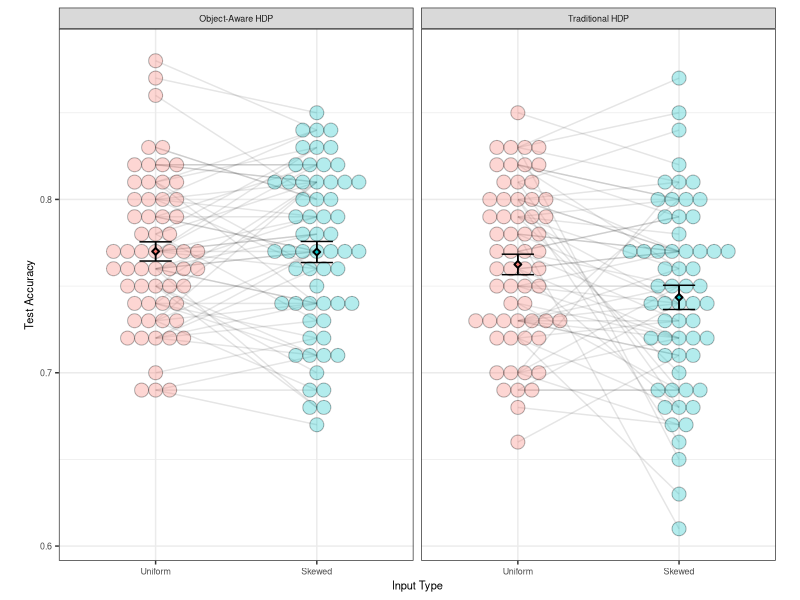
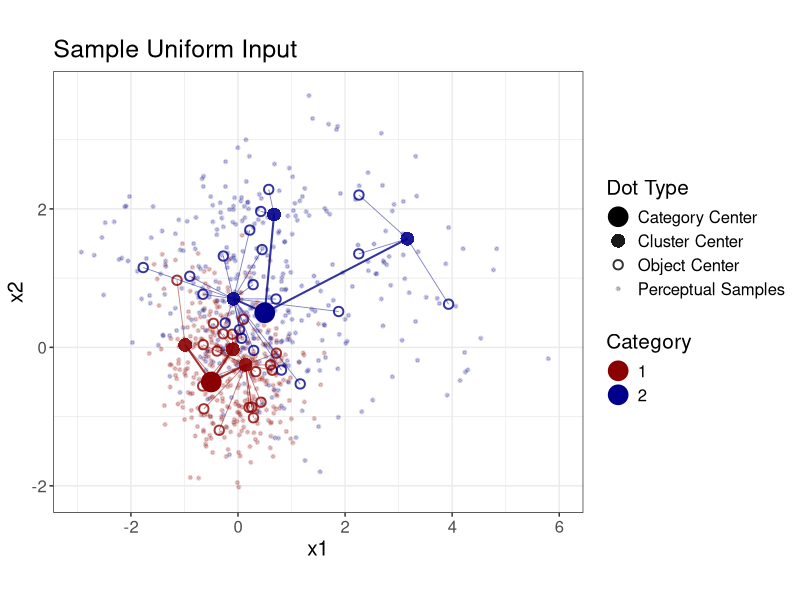
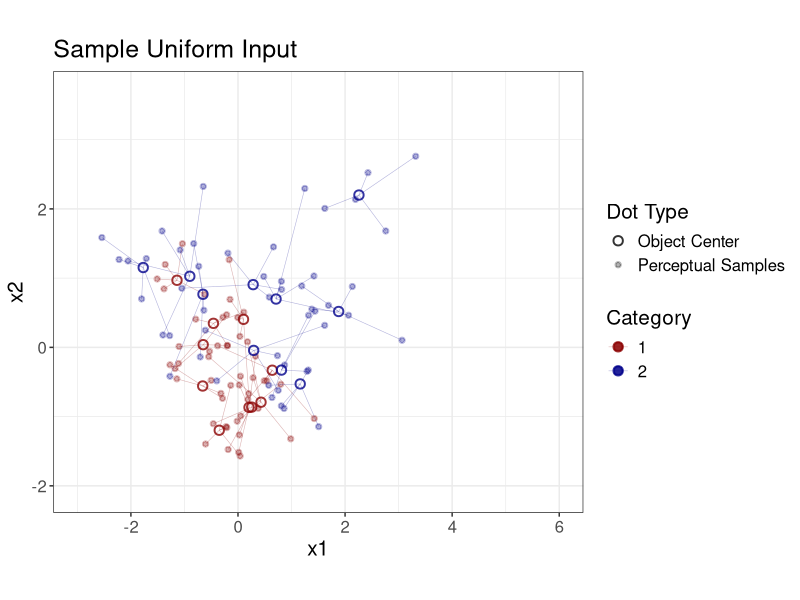
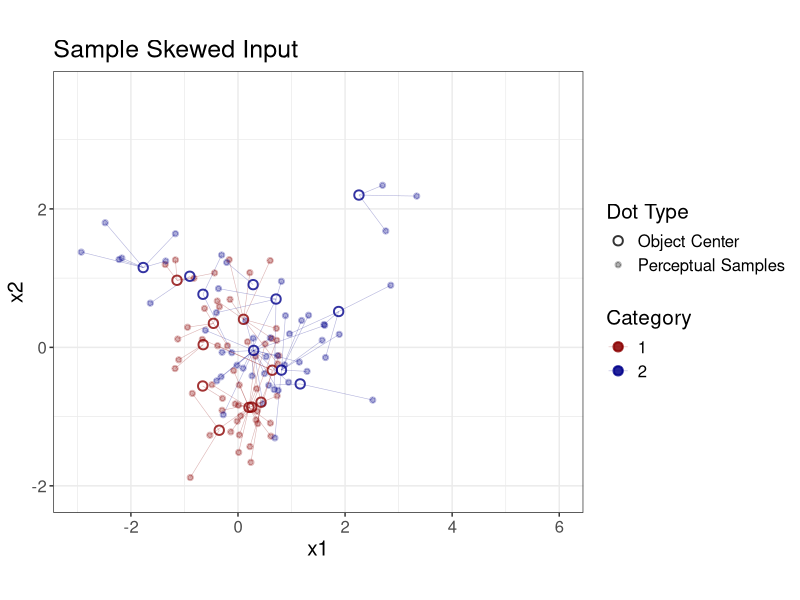
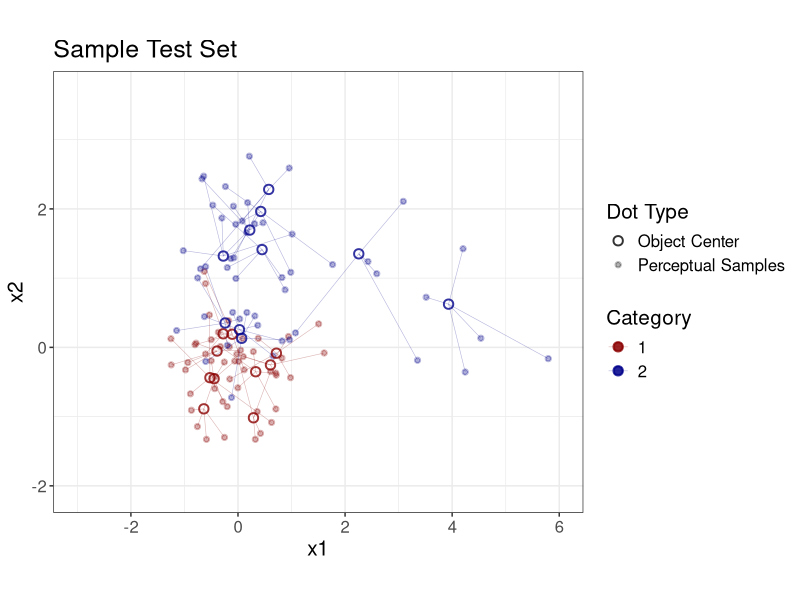
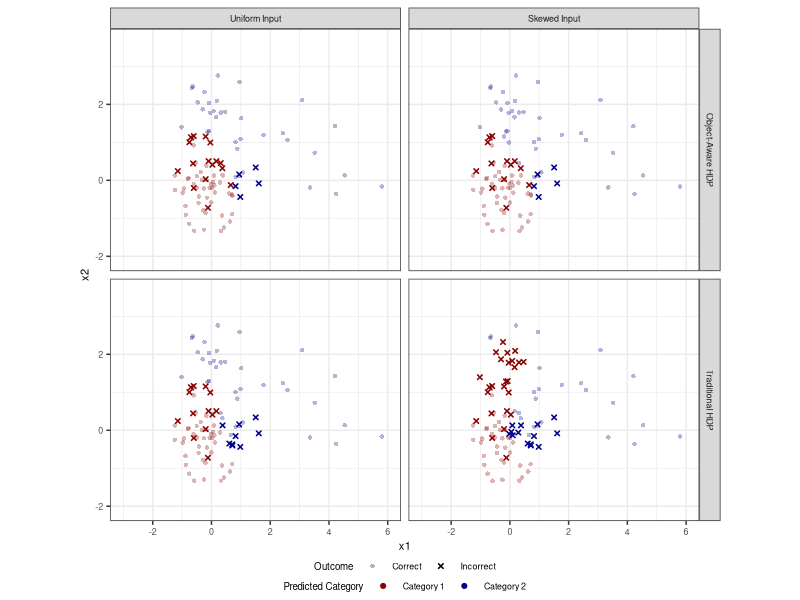
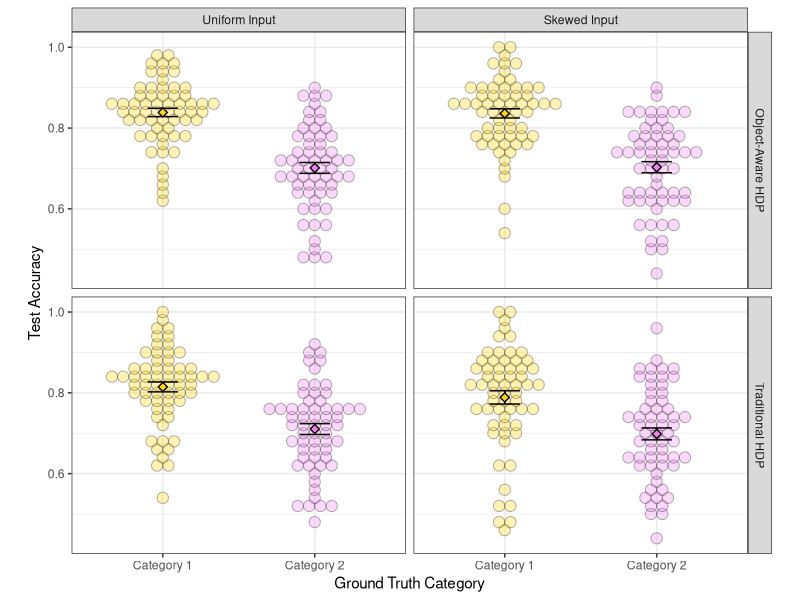
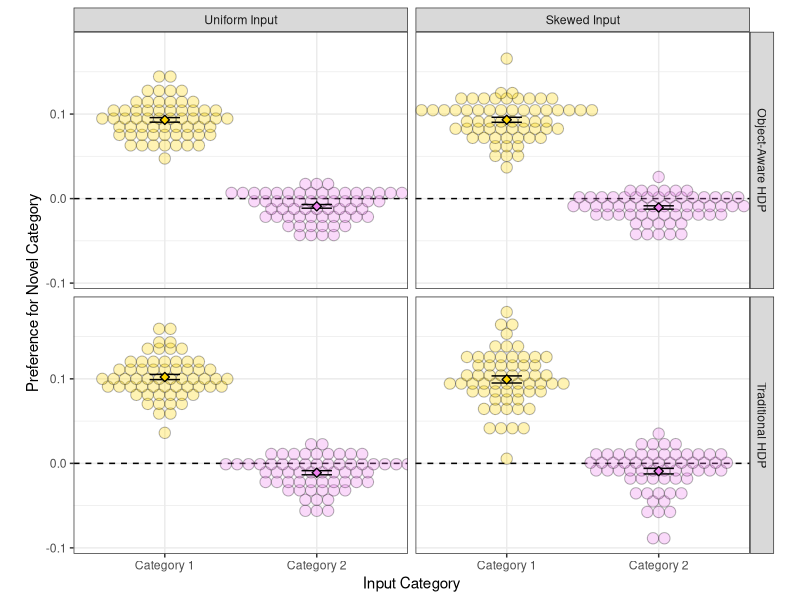

These charts were generated, in order, by the following R code:
## ---- chunk 1
library(lmerTest)
library(tidyverse)
## ---- chunk 2
results <- read.csv("data/results_all.csv")
results$correct <- results$correct == "true" 

subj.acc <- results %>% group_by(split, model, training_type) %>% 
  summarise(acc=mean(correct))
## ---- chunk 3
subj.acc %>% 
  mutate(model=recode(model, obj="Object-Aware HDP", trad="Traditional HDP"),
         training_type=factor(str_to_title(training_type), levels=c("Uniform", "Skewed"))) %>% 
ggplot(aes(x=training_type, y=acc)) +
  geom_line(aes(group=split), alpha=0.1) +
  geom_dotplot(aes(fill=training_type), binaxis = "y", alpha=0.3,
               stackdir = "center", dotsize = 0.9, show.legend = F) +
  stat_summary(geom = 'errorbar', fun.data=mean_se, linewidth=0.5,
               show.legend = F, width=0.2) +
  stat_summary(aes(fill=training_type), geom = 'pointrange', size=0.3,
               fun.data=mean_se, shape=23, show.legend = F) +
  facet_wrap(~ model) +
  theme_bw() + xlab("Input Type") + ylab("Test Accuracy") +
  theme(aspect.ratio = 1.5/1, text=element_text(size=8))
ggsave("figures/acc.png")
## ---- chunk 4
acc.model.traintype.glmer <- 
  glmer(correct ~ model * training_type + (1|split) + (1|test_idx),
        data = results, family = "binomial")
summary(acc.model.traintype.glmer)

acc.model.traintype.lmer <- 
  lmer(acc ~ model * training_type + (1|split), data = subj.acc)
summary(acc.model.traintype.lmer)
## ---- chunk 5
ground_truths <- rbind(read.csv("data/category1.csv"), read.csv("data/category2.csv"))
ground_truths_categories <- data.frame(
  category_id = c(1,2), category_m0_x1 = c(-0.5,0.5), category_m0_x2 = c(-0.5,0.5) 
)
ground_truths_clusters <- ground_truths %>% 
  select(starts_with("cluster"), category_id) %>% distinct() %>% 
  mutate(category_m0_x1 = ifelse(category_id==1, -0.5, 0.5),
         category_m0_x2 = ifelse(category_id==1, -0.5, 0.5))
ground_truths_objects <- ground_truths %>% 
  select(starts_with("object"), cluster_mu_x1, cluster_mu_x2, 
         cluster_id, category_id) %>% distinct()

ggplot(ground_truths, aes(x=percept_x1, y=percept_x2, color=as.factor(category_id))) + 
  geom_point(aes(shape="Perceptual Samples"), size=1, stroke=1, alpha=0.2) +
  geom_point(data=ground_truths_categories, size=5, stroke=1.5,
             aes(x=category_m0_x1, y=category_m0_x2, color=as.factor(category_id),
                 shape="Category Center")) +
  geom_point(data=ground_truths_clusters, size=4, stroke=1, alpha=0.9, 
             aes(x=cluster_mu_x1, y=cluster_mu_x2, color=as.factor(category_id),
                 shape="Cluster Center")) +
  geom_segment(data=ground_truths_clusters,
    aes(x = cluster_mu_x1, y = cluster_mu_x2, 
        xend = category_m0_x1, yend = category_m0_x2),
        linewidth = 0.7, alpha = 0.8) +
  geom_point(data=ground_truths_objects, size=2.5, stroke=1, alpha=0.8,
             aes(x=object_phi_x1, y=object_phi_x2, color=as.factor(category_id),
                 shape="Object Center")) +
  geom_segment(data=ground_truths_objects,
    aes(x = object_phi_x1, y = object_phi_x2, 
        xend = cluster_mu_x1, yend = cluster_mu_x2),  
        linewidth = 0.3, alpha = 0.5) +
  scale_color_manual(values = c("darkred", "darkblue"), name="Category") + 
  scale_shape_manual(
    name="Dot Type",  
    values=c("Category Center"=19, "Cluster Center"=16, 
             "Object Center"=1, "Perceptual Samples"=20)) + 
  theme_bw() + ggtitle("Sample Uniform Input") +
  theme(aspect.ratio = 1/1.2, text=element_text(size=15)) + 
  xlab("x1") + ylab("x2") + xlim(-3, 6) + ylim(-2.1,3.7)
## ---- chunk 6
uniform_training <- rbind(read.csv("data/sample_cat1_train_uniform.csv"),
                          read.csv("data/sample_cat2_train_uniform.csv"))
uniform_training_clusters <- uniform_training %>% 
  select(starts_with("cluster"), category_id) %>% distinct() %>% 
  mutate(category_m0_x1 = ifelse(category_id==1, -0.5, 0.5),
         category_m0_x2 = ifelse(category_id==1, -0.5, 0.5))
uniform_training_objects <- uniform_training %>% 
  select(starts_with("object"), cluster_mu_x1, cluster_mu_x2, 
         cluster_id, category_id) %>% distinct()

ggplot(uniform_training, aes(x=percept_x1, y=percept_x2, color=as.factor(category_id))) + 
  geom_point(aes(shape="Perceptual Samples"), size=2, stroke=1, alpha=0.3) +
  geom_segment(aes(x = percept_x1, y = percept_x2,
                   xend = object_phi_x1, yend = object_phi_x2),
               linewidth = 0.2, alpha = 0.3) +
  geom_point(data=uniform_training_objects, size=2.5, stroke=1, alpha=0.8,
             aes(x=object_phi_x1, y=object_phi_x2, color=as.factor(category_id),
                 shape="Object Center")) +
  scale_color_manual(values = c("darkred", "darkblue"), name="Category") + 
  scale_shape_manual(
    name="Dot Type",  
    values=c("Category Center"=19, "Cluster Center"=16, 
             "Object Center"=1, "Perceptual Samples"=20)) + 
  theme_bw() + ggtitle("Sample Uniform Input") +
  theme(aspect.ratio = 1/1.2, text=element_text(size=15)) + 
  xlab("x1") + ylab("x2") + xlim(-3, 6) + ylim(-2.1,3.7)
## ---- chunk 7
skewed_training <- rbind(read.csv("data/sample_cat1_train_skewed.csv"),
                         read.csv("data/sample_cat2_train_skewed.csv"))
skewed_training_clusters <- skewed_training %>% 
  select(starts_with("cluster"), category_id) %>% distinct() %>% 
  mutate(category_m0_x1 = ifelse(category_id==1, -0.5, 0.5),
         category_m0_x2 = ifelse(category_id==1, -0.5, 0.5))
skewed_training_objects <- skewed_training %>% 
  select(starts_with("object"), cluster_mu_x1, cluster_mu_x2, 
         cluster_id, category_id) %>% distinct()

ggplot(skewed_training, aes(x=percept_x1, y=percept_x2, color=as.factor(category_id))) + 
  geom_point(aes(shape="Perceptual Samples"), size=2, stroke=1, alpha=0.3) +
  geom_segment(aes(x = percept_x1, y = percept_x2,
                   xend = object_phi_x1, yend = object_phi_x2),
               linewidth = 0.2, alpha = 0.3) +
  geom_point(data=skewed_training_objects, size=2.5, stroke=1, alpha=0.8,
             aes(x=object_phi_x1, y=object_phi_x2, color=as.factor(category_id),
                 shape="Object Center")) +
  scale_color_manual(values = c("darkred", "darkblue"), name="Category") + 
  scale_shape_manual(
    name="Dot Type",  
    values=c("Category Center"=19, "Cluster Center"=16, 
             "Object Center"=1, "Perceptual Samples"=20)) + 
  theme_bw() + ggtitle("Sample Skewed Input") +
  theme(aspect.ratio = 1/1.2, text=element_text(size=15)) + 
  xlab("x1") + ylab("x2") + xlim(-3, 6) + ylim(-2.1,3.7)
## ---- chunk 8
test_set <- rbind(read.csv("data/sample_cat1_test.csv"),
                  read.csv("data/sample_cat2_test.csv"))
test_set_clusters <- test_set %>% 
  select(starts_with("cluster"), category_id) %>% distinct() %>% 
  mutate(category_m0_x1 = ifelse(category_id==1, -0.5, 0.5),
         category_m0_x2 = ifelse(category_id==1, -0.5, 0.5))
test_set_objects <- test_set %>% 
  select(starts_with("object"), cluster_mu_x1, cluster_mu_x2, 
         cluster_id, category_id) %>% distinct()

ggplot(test_set, aes(x=percept_x1, y=percept_x2, color=as.factor(category_id))) + 
  geom_point(aes(shape="Perceptual Samples"), size=2, stroke=1, alpha=0.3) +
  geom_segment(aes(x = percept_x1, y = percept_x2,
                   xend = object_phi_x1, yend = object_phi_x2),
               linewidth = 0.2, alpha = 0.3) +
  geom_point(data=test_set_objects, size=2.5, stroke=1, alpha=0.8,
             aes(x=object_phi_x1, y=object_phi_x2, color=as.factor(category_id),
                 shape="Object Center")) +
  scale_color_manual(values = c("darkred", "darkblue"), name="Category") + 
  scale_shape_manual(
    name="Dot Type",  
    values=c("Category Center"=19, "Cluster Center"=16, 
             "Object Center"=1, "Perceptual Samples"=20)) + 
  theme_bw() + ggtitle("Sample Test Set") +
  theme(aspect.ratio = 1/1.2, text=element_text(size=15)) + 
  xlab("x1") + ylab("x2") + xlim(-3, 6) + ylim(-2.1,3.7)
## ---- chunk 9
results %>% filter(split==59) %>% 
  mutate(pred_cat=paste("Category",pred_cat),
         outcome = ifelse(correct, "Correct", "Incorrect")) %>% 
  mutate(model=recode(model, obj="Object-Aware HDP", trad="Traditional HDP"),
         training_type=factor(paste(str_to_title(training_type), "Input"), 
                              levels=c("Uniform Input", "Skewed Input"))) %>%
ggplot(aes(x=test_x1, y=test_x2, color=pred_cat)) + 
  geom_point(aes(shape=outcome, alpha=outcome), size=1, stroke=0.8) +
  scale_shape_manual(values = c(16, 4), name="Outcome") + 
  scale_alpha_manual(values = c(0.3, 1), name="Outcome") +
  scale_color_manual(values = c("darkred", "darkblue"), name="Predicted Category") + 
  facet_grid(model ~ training_type) + theme_bw() +
  theme(aspect.ratio = 1/1.2, text=element_text(size=8), 
        legend.position = "bottom", legend.box = 'vertical', 
        legend.margin = margin(-10,0,-4,0), legend.title = element_text(size=7)) + 
  xlab("x1") + ylab("x2") + xlim(-3, 6) + ylim(-2.1,3.7)
ggsave("figures/point_predictions.png")
## ---- chunk 10
results %>% group_by(training_type, model, true_cat, split) %>% 
  summarise(acc=mean(correct)) %>% 
  mutate(model=recode(model, obj="Object-Aware HDP", trad="Traditional HDP"),
         training_type=factor(paste(str_to_title(training_type), "Input"), 
                              levels=c("Uniform Input", "Skewed Input")),
         true_cat=paste("Category",true_cat)) %>% 
ggplot(aes(x=true_cat, y=acc)) +
  geom_dotplot(aes(fill=true_cat), binaxis = "y", alpha=0.3, 
               stackdir = "center", dotsize = 1.5, show.legend = F) +
  stat_summary(geom = 'errorbar', fun.data=mean_se, linewidth=0.5,
               show.legend = F, width=0.2) +
  stat_summary(aes(fill=true_cat), geom = 'pointrange', stroke=0.7,
               fun.data=mean_se, shape=23, show.legend = F) +
  facet_grid(model ~ training_type) + theme_bw() + 
  scale_fill_manual(values=c("gold", "violet")) +
  xlab("Ground Truth Category") + ylab("Test Accuracy") +
  theme(aspect.ratio = 1/1.3)
## ---- chunk 11
novel_pref_scores <- rbind(
  results %>% 
    mutate(true_cat = paste0("cat", true_cat), 
           p_cat1=exp(logp_cat1)) %>% 
    group_by(split, true_cat, model, training_type) %>% 
    summarise(mean_p_cat1 = mean(p_cat1)) %>% 
    pivot_wider(values_from = mean_p_cat1, names_from = true_cat) %>% 
    mutate(novel_pref_score = cat1-cat2) %>% 
    mutate(train_cat = "Category 1"),
  results %>% 
    mutate(true_cat = paste0("cat", true_cat), 
           p_cat2=exp(logp_cat2)) %>% 
    group_by(split, true_cat, model, training_type) %>% 
    summarise(mean_p_cat2 = mean(p_cat2)) %>% 
    pivot_wider(values_from = mean_p_cat2, names_from = true_cat) %>% 
    mutate(novel_pref_score = cat2-cat1) %>% 
    mutate(train_cat = "Category 2")
) %>% 
  mutate(model=recode(model, obj="Object-Aware HDP", trad="Traditional HDP"),
         training_type=factor(paste(str_to_title(training_type), "Input"), 
                              levels=c("Uniform Input", "Skewed Input"))) 

ggplot(novel_pref_scores, aes(x=train_cat, y=novel_pref_score)) +
  geom_hline(yintercept = 0, linetype=2) + 
  geom_dotplot(aes(fill=train_cat), binaxis = "y", alpha=0.3,
               stackdir = "center", dotsize = 1.5, show.legend = F) +
  stat_summary(geom = 'errorbar', fun.data=mean_se, linewidth=0.5,
               show.legend = F, width=0.2) +
  stat_summary(aes(fill=train_cat), geom = 'pointrange', stroke=0.7,
               fun.data=mean_se, shape=23, show.legend = F) +
  facet_grid(model ~ training_type) + theme_bw() + 
  scale_fill_manual(values=c("gold", "violet")) +
  xlab("Input Category") + ylab("Preference for Novel Category") +
  theme(aspect.ratio = 1/1.3)
ggsave("figures/pref_novel_category.png")
## ---- chunk 12
library(broom)

novel_pref_scores %>%
  group_by(train_cat, training_type, model) %>%
  do(tidy(wilcox.test(.$novel_pref_score, mu = 0, exact = FALSE, 
                      alternative = "greater")))

novel_pref_scores %>% mutate(train_cat=as.factor(train_cat)) %>% 
  group_by(training_type, model) %>%
  do(tidy(wilcox.test(.$novel_pref_score ~ .$train_cat, exact = FALSE)))
